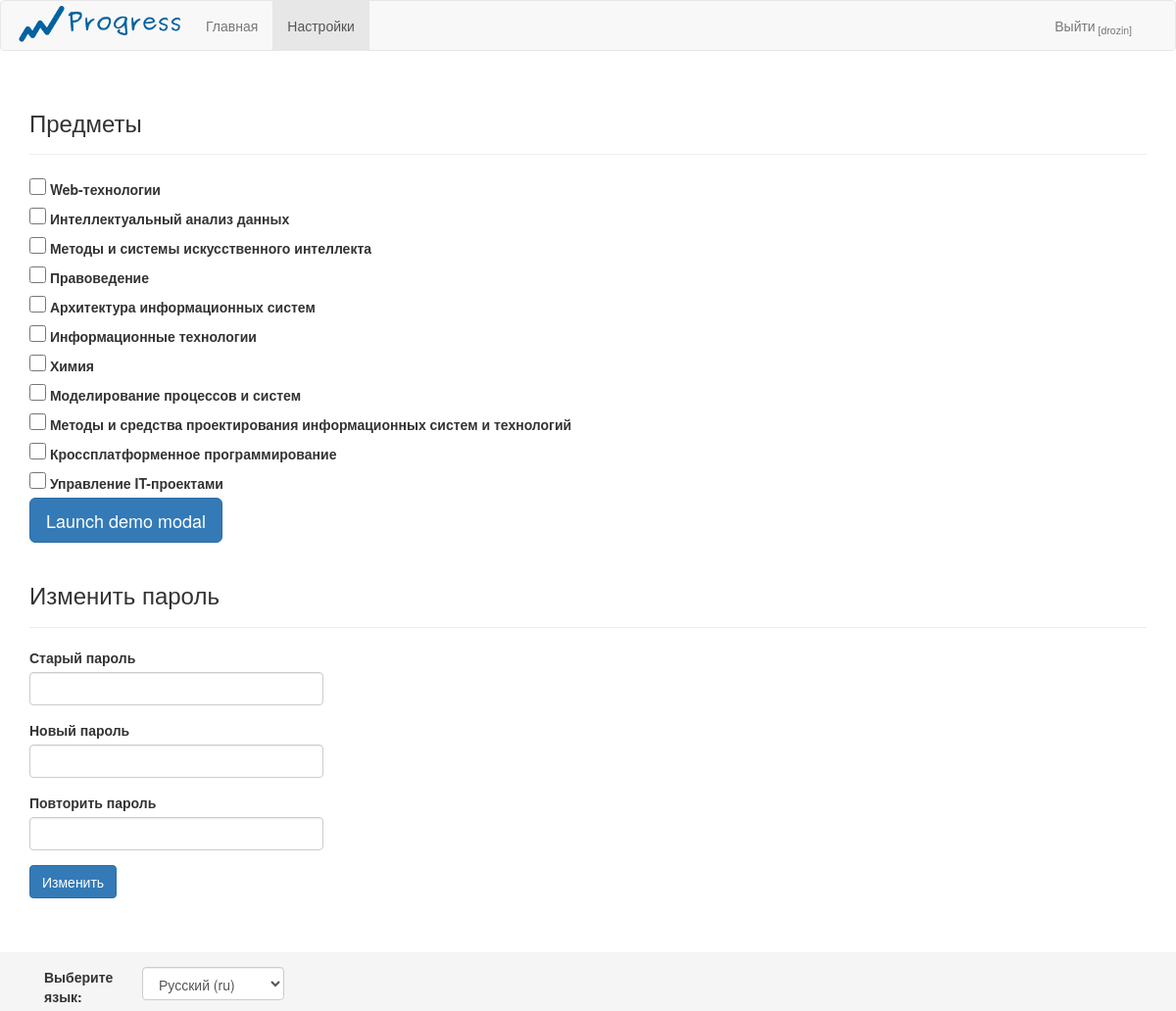
The app's page /settings/ (signed in) with its own data.
### home/models.py (models this page shows, shortened)
class Subject(models.Model):
	name = models.CharField(max_length = 100)
	short_name = models.CharField(max_length = 10, unique=True, null=True)

class Teacher(models.Model):
	user = models.OneToOneField(User,null=True)
	name = models.CharField(max_length=100)
	patronymic = models.CharField(max_length=100)
	surname = models.CharField(max_length=100)
	subjects = models.ManyToManyField(Subject)

### home/views.py (the view)
# urls.py: url(r'^settings/$',views.settings,name='settings'),
def settings(request):
	if not request.user.is_authenticated:
		return HttpResponseRedirect(reverse('home:main'))
	user_is_student = hasattr(request.user,'student')
	user_is_teacher = hasattr(request.user,'teacher')
	if request.method == 'POST':
		if  request.is_ajax():
			if request.POST['action'] == 'student_add_subject':
				Student_Subject.objects.create(
					student = Student.objects.get(pk=request.POST['studentid']),
					subject = Subject.objects.get(pk=request.POST['subjectid']),
					teacher = Teacher.objects.get(pk=request.POST['teacherid'])
				)
				return HttpResponse(json.dumps(_('Предмет добавлен')), content_type='application/json')
			elif request.POST['action'] == 'student_delete_subject':
				Student_Subject.objects.get(
					student__id = request.POST['studentid'],
					subject__id = request.POST['subjectid']
				).delete()
				return HttpResponse(json.dumps(_('Предмет удален')),content_type='application/json')
			elif request.POST['action'] == 'student_change_teacher':
				try:
					student_subject_record = Student_Subject.objects.get(
						student__id = request.POST['studentid'],
						subject__id = request.POST['subjectid']
					)
					student_subject_record.teacher = Teacher.objects.get(pk = request.POST['teacherid'])
					student_subject_record.save()
				except ObjectDoesNotExist:
					pass
				return HttpResponse(json.dumps(_('Преподаватель изменен')), content_type='application/json')
			elif request.POST['action'] == 'teacher_add_subject':
				subject = Subject.objects.get(pk = request.POST['subjectid'])
				request.user.teacher.subjects.add( subject )
				request.user.teacher.save()
				return HttpResponse(json.dumps(_('Предмет добавлен')), content_type='application/json')
			elif request.POST['action'] == 'teacher_delete_subject':
				teacher = request.user.teacher
				subject = Subject.objects.get(pk = request.POST['subjectid'] )
				student_subject_records = Student_Subject.objects.filter(
					teacher__id = teacher.id,
					subject__id = subject.id
				)
				for record in student_subject_records:
					record.delete()
				teacher.subjects.remove( subject )
				teacher.save()
				return HttpResponse(json.dumps(_('Предмет удален')),content_type='application/json')
			elif request.POST['action'] == 'add_job':
				subject = Subject.objects.get(pk = request.POST['subjectid'])
				Job.objects.create(
					subject = subject,
					name = request.POST['name'],
					short_name = request.POST['short_name']
				)
				return HttpResponse(json.dumps(_('Работа добавлена')),content_type='application/json')
			elif request.POST['action'] == 'delete_job':
				Job.objects.get(pk = request.POST['jobid']).delete()
				return HttpResponse(json.dumps(_('Работа удалена')),content_type='application/json')
			elif request.POST['action'] == 'edit_job_name':
				job = Job.objects.get(pk = request.POST['jobid'])
				job.name = request.POST['new_name']
				job.save()
				return HttpResponse(json.dumps(_('Название изменено')),content_type='application/json')
			elif request.POST['action'] == 'edit_job_short_name':
				job = Job.objects.get(pk = request.POST['jobid'])
				job.short_name = request.POST['new_short_name']
				job.save()
				return HttpResponse(json.dumps(_('Краткое название изменено')),content_type='application/json')
			elif request.POST['action'] == 'add_log_entry':
				studentid = request.POST['studentid']
				jobid = request.POST['jobid']
				log_query_set = Log.objects.filter(student__id = studentid, job__id = jobid)
				log_entry = log_query_set[0] if log_query_set.exists() else None
				if user_is_student:
					if not log_entry:
						Log.objects.create(
							student = request.user.student,
							job = Job.objects.get(pk = jobid),
							date = date.today(),
							confirmed = False
						)
						return HttpResponse(json.dumps(_('Запись добавлена')),content_type='application/json')
				elif user_is_teacher:
					if log_entry:
						log_entry.confirmed = True
						log_entry.save()
						return HttpResponse(json.dumps(_('Запись подтверждена')),content_type='application/json')
					else:
						Log.objects.create(
							student = Student.objects.get(pk=studentid),
							job = Job.objects.get(pk = jobid),
							date = date.today(),
							confirmed = True
						)
						return HttpResponse(json.dumps(_('Запись добавлена')),content_type='application/json')
				return HttpResponse('')
			elif request.POST['action'] == 'delete_log_entry':
				studentid = request.POST['studentid']
				jobid = request.POST['jobid']
				log_query_set = Log.objects.filter(student__id = studentid, job__id = jobid)
				log_entry = log_query_set[0] if log_query_set.exists() else None
				if user_is_student:
					if log_entry:
						if not log_entry.confirmed:
							log_entry.delete()
							return HttpResponse(json.dumps(_('Запись удалена')),content_type='application/json')
				elif user_is_teacher:
					if log_entry:
						log_entry.confirmed = False
						log_entry.save()
						return HttpResponse(json.dumps(_('Запись удалена')),content_type='application/json')
			return HttpResponse('')
		else:
			user = request.user
			if check_password(request.POST['old-password'], user.password):
				if request.POST['new-password'] == request.POST['repeat-password']:
					user.password = make_password(request.POST['new-password'])
					user.save()
					return render(request,'home/settings/base.html',{
							'success_message':_('Новый пароль установлен')
						}
					)
				else:
					return render(request,'home/settings/base.html',{
							'error_message':_('Пароли не совпадают')
						}
					)
			else:
				return render(request,'home/settings/base.html',{
						'error_message':_('Неверный пароль!')
					}
				)
	else:
		user = request.user
		user_is_student = hasattr(user,'student')
		user_is_teacher = hasattr(user,'teacher')
		current_semesters = get_current_semesters()
		current_subjects = get_subjects_of(current_semesters)
		subjects = current_subjects
		if user_is_student:
			return render(request,'home/settings/student.html',locals())
		elif user_is_teacher:
			return render(request,'home/settings/teacher.html',locals())
		else:
			return render(request,'home/main/base.html',locals())

### home/models.py (called while the page is built)
	def isCurrent(self):
		return self.start_date <= date.today() <= self.end_date

### home/templatetags/filters.py (called while the page is built)
@register.filter
def isStudent(user):
	return hasattr(user,'student')

### home/views.py (called while the page is built)
def get_current_semesters():
	return list(
			filter(
				(lambda s : s.isCurrent()),
				Semester.objects.all()
			))

def get_subjects_of(semesters):
	subjects = set()
	for semester in semesters:
		subjects |= set(semester.subjects.all())
	return subjects

### home/templates/home/settings/teacher.html (shortened to what this page needs)
{% extends 'home/settings/base.html' %}
{% load i18n %}
{% block teacher %}
		<div class="page-header">
			<h3>{% trans "Предметы" %}</h3>
		</div>
		{% for subject in subjects %}
			<label>
				<input type='checkbox'
						id='{{subject.id}}'
				>
				{{subject.name}}
			</label>
			<br>
		{% endfor %}
<button type="button" class="btn btn-primary btn-lg" data-toggle="modal" data-target="#deleting-subject-modal">
  Launch demo modal
</button>
{% endblock %}

### home/templates/home/base.html (shortened to what this page needs)
{% load i18n %}
{% load staticfiles %}
{% load filters %}
<!doctype html>
<html>
<head>
	<link href="{% static 'home/css/bootstrap.min.css' %}" rel="stylesheet">
	<link href="{% static 'home/css/custom-style.css' %}" rel="stylesheet">
	<link href="{% static 'home/css/alertify.core.css' %}" rel="stylesheet">
	<link href="{% static 'home/css/alertify.bootstrap.css' %}" rel="stylesheet">
</head>
<body>
	<header>
		{% block header %}
		<nav>
			{% block menu %}
			<nav class="navbar navbar-default">
				<div class="container">
					<div class="navbar-header">
						<a class="navbar-brand" href="{% url 'home:main' %}"><img id="logo" src="{% static 'home/logo.png' %}"></a>
					</div>
					<div class="collapse navbar-collapse" id="bs-example-navbar-collapse-1">
						<ul class="nav navbar-nav">
							<li><a href="{% url 'home:main' %}">{% trans "Главная" %} <span class="sr-only">(current)</span></a></li>
							{%if user.is_authenticated %}
								<li><a href="{% url 'home:settings' %}">{% trans "Настройки" %}</a></li>
							{% endif %}
						</ul>
						<ul class="nav navbar-nav navbar-right">
							{% if request.user.is_authenticated %}
							<li><a href="{% url 'home:logout' %}">{% trans "Выйти" %}<sub> [{{request.user.username}}]</sub></a></li>
							{% else %}
							<li><a href="{% url 'home:login' %}">{% trans "Войти" %}</a></li>
							<li><a href="{% url 'home:reg' %}">{% trans "Регистрация" %}</a></li>
						</ul>
						{% endif %}
					</div>
				</div>
			</nav>
			{% endblock %}
		</nav>
		{% endblock %}
	</header>
	<main>
		<div class="container">
			{% block main %}
			{% endblock %}
		</div>
	</main>
	<footer class="footer">
		<div class="container">
			{% block footer %}
			<form id='language' action="{% url 'set_language' %}" method="post">
				<label for="select" class="col-xs-4 control-label">{% trans "Выберите язык" %}:</label>
				<div class="form-group">
					<div class="col-xs-1">
						<select name="language" class="form-control language-changer" onchange="this.form.submit()">
							{% get_current_language as LANGUAGE_CODE %}
							{% get_available_languages as LANGUAGES %}
							{% get_language_info_list for LANGUAGES as languages %}
							{% for language in languages %}
							<option value="{{ language.code }}"
							{% if language.code == LANGUAGE_CODE %}
							selected="selected"
							{% endif %}
							>
							{{ language.name_local }} ({{ language.code }})
						</option>
						{% endfor %}
						</select>
					</div>
				</div>
			</form>
			{% endblock %}
		</div>
	</footer>
</body>
</html>

### home/static/home/css/custom-style.css (style rules this page uses)
html { position: relative; min-height: 100%; }
body { margin-bottom: 100px; }
.navbar-brand { padding: 0; }
.footer { position: absolute; bottom: 0; width: 100%; height: 60px; background-color: #f5f5f5; }
form { max-width: 300px; }
.language-changer { width: auto; }
input[type=checkbox] { width: 17px; height: 17px; }

### records on screen
Subject: name "Web-технологии"
Subject: name "Интеллектуальный анализ данных"
Subject: name "Методы и системы искусственного интеллекта"
Subject: name "Правоведение"
Subject: name "Архитектура информационных систем"
Subject: name "Информационные технологии"
Subject: name "Химия"
Subject: name "Моделирование процессов и систем"
Subject: name "Методы и средства проектирования информационных систем и технологий"
Subject: name "Кроссплатформенное программирование"
Subject: name "Управление IT-проектами"

### other values on screen
{{ request.user.username }} "drozin"
form field language "Русский (ru)"
